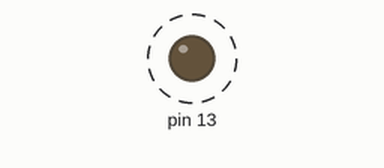
Simulated run of this sketch. Board: Arduino Uno, built with avr-gcc and run on an emulated ATmega328P. Parts: output pins drawn as LEDs (lit = HIGH). Dashed ring = blinking.

Above: at 0.5 s.
Timing chart, 0 to 4.8 s (numbered marks = the images above):
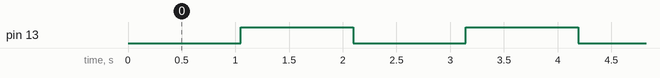

Measured:
- by itself, pin 13: alternates HIGH for 1.0 s and LOW for 1.0 s

The sketch:

normal_16b.ino
```cpp
// fo ~ 1hz
// with 16bit timer
int main() {
cli();
DDRB |= 1 << PB5;
TCCR1B |= (1 << CS12) | (0 << CS10); //256 ps
TIMSK1 |= 1 << TOIE1;
sei();
while (1);
return 0;
}

ISR(TIMER1_OVF_vect) {
PORTB ^= (1 << PB5);
}
```
